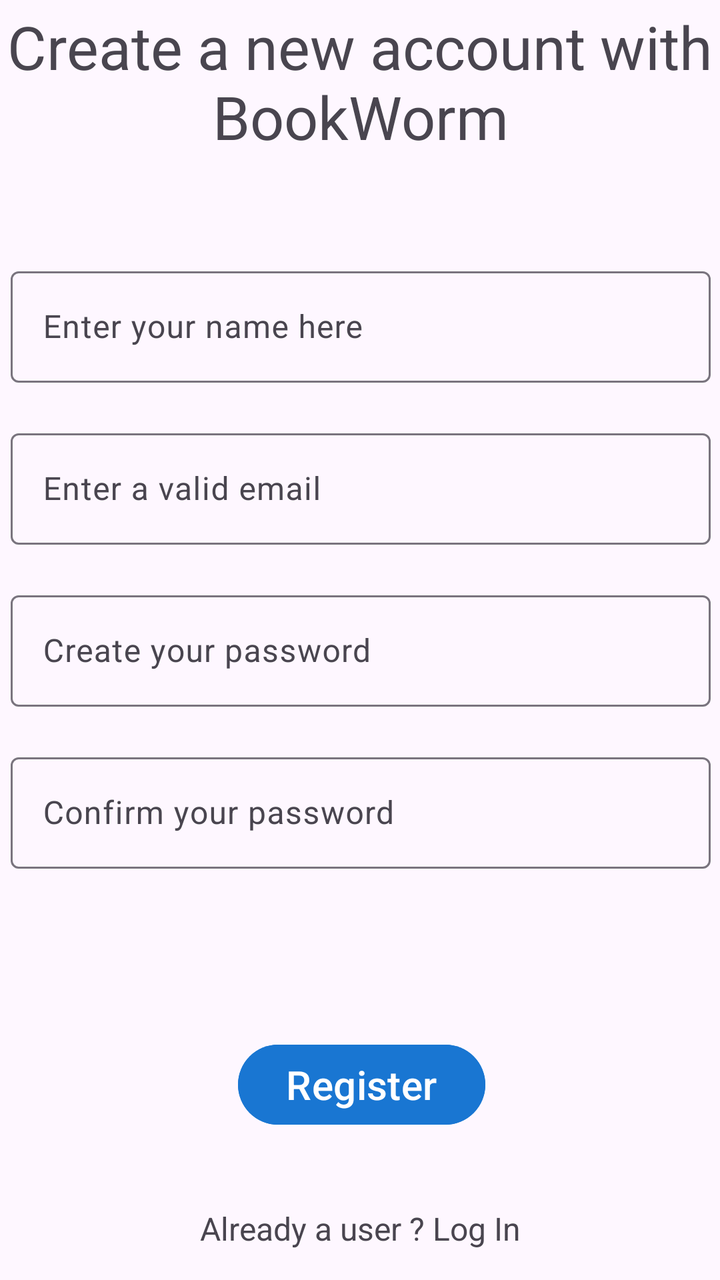
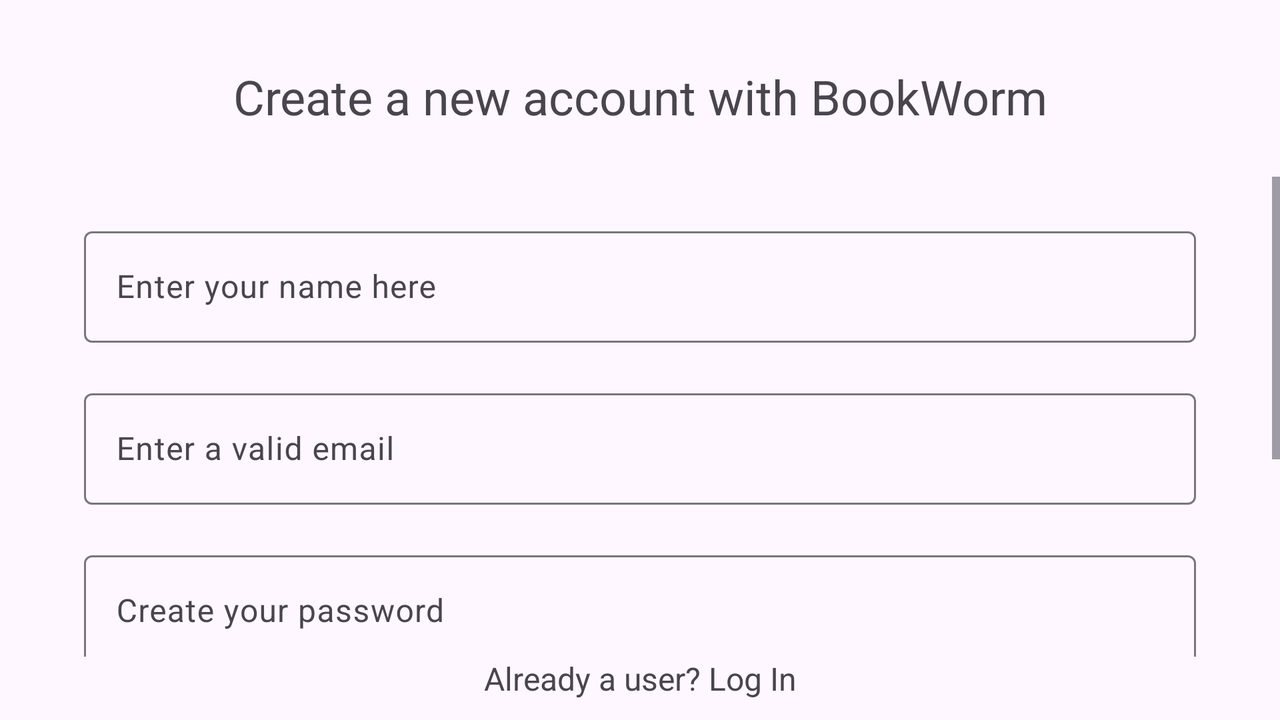

Two renders of one Android screen. The first uses the default layout on a phone; the second uses the alternative layout the repository ships for a different screen configuration, on a matching device. The two XML files are below.
<!-- AndroidManifest.xml: application theme Theme.Bookworm -->
<!-- res/layout/activity_register.xml -->
<?xml version="1.0" encoding="utf-8"?>
<androidx.constraintlayout.widget.ConstraintLayout xmlns:android="http://schemas.android.com/apk/res/android"
    xmlns:app="http://schemas.android.com/apk/res-auto"
    xmlns:tools="http://schemas.android.com/tools"
    android:layout_width="match_parent"
    android:layout_height="match_parent"
    tools:context=".RegisterActivity">

    <TextView
        android:id="@+id/registerHeader"
        android:layout_width="wrap_content"
        android:layout_height="wrap_content"
        android:layout_marginTop="55dp"
        android:layout_marginBottom="30dp"
        android:text="Create a new account with BookWorm"
        android:textAlignment="center"
        android:textSize="30sp"

        app:layout_constraintBottom_toTopOf="@+id/constraintLayout2"
        app:layout_constraintStart_toStartOf="parent"
        app:layout_constraintTop_toTopOf="parent" />

    <androidx.constraintlayout.widget.ConstraintLayout
        android:id="@+id/constraintLayout2"
        android:layout_width="390dp"
        android:layout_height="472dp"
        android:layout_marginStart="9dp"
        android:layout_marginEnd="9dp"
        android:layout_marginBottom="112dp"
        android:padding="10dp"
        app:layout_constraintBottom_toBottomOf="parent"
        app:layout_constraintEnd_toEndOf="parent"
        app:layout_constraintStart_toStartOf="parent"
        app:layout_constraintTop_toBottomOf="@+id/registerHeader">

        <com.google.android.material.textfield.TextInputLayout
            android:id="@+id/textInputLayout"
            android:layout_width="0dp"
            android:layout_height="wrap_content"
            android:layout_marginStart="10dp"
            android:layout_marginTop="12dp"
            android:layout_marginEnd="10dp"
            app:layout_constraintEnd_toEndOf="parent"
            app:layout_constraintHorizontal_bias="0.0"
            app:layout_constraintStart_toStartOf="parent"
            app:layout_constraintTop_toTopOf="parent">

            <com.google.android.material.textfield.TextInputEditText
                android:id="@+id/registerName"
                android:layout_width="match_parent"
                android:layout_height="wrap_content"
                android:hint="Enter your name here" />
        </com.google.android.material.textfield.TextInputLayout>

        <com.google.android.material.textfield.TextInputLayout
            android:id="@+id/textInputLayout2"
            android:layout_width="0dp"
            android:layout_height="wrap_content"
            android:layout_marginStart="10dp"
            android:layout_marginTop="20dp"
            android:layout_marginEnd="10dp"
            app:layout_constraintEnd_toEndOf="parent"
            app:layout_constraintStart_toStartOf="parent"
            app:layout_constraintTop_toBottomOf="@+id/textInputLayout">

            <com.google.android.material.textfield.TextInputEditText
                android:id="@+id/registerEmail"
                android:layout_width="match_parent"
                android:layout_height="wrap_content"
                android:hint="Enter a valid email" />
        </com.google.android.material.textfield.TextInputLayout>

        <com.google.android.material.textfield.TextInputLayout
            android:id="@+id/textInputLayout3"
            android:layout_width="0dp"
            android:layout_height="wrap_content"
            android:layout_marginStart="10dp"
            android:layout_marginTop="20dp"
            android:layout_marginEnd="10dp"
            app:layout_constraintEnd_toEndOf="parent"
            app:layout_constraintStart_toStartOf="parent"
            app:layout_constraintTop_toBottomOf="@+id/textInputLayout2">

            <com.google.android.material.textfield.TextInputEditText
                android:id="@+id/registerPassword1"
                android:layout_width="match_parent"
                android:layout_height="wrap_content"
                android:hint="Create your password" />
        </com.google.android.material.textfield.TextInputLayout>

        <com.google.android.material.textfield.TextInputLayout
            android:id="@+id/textInputLayout4"
            android:layout_width="0dp"
            android:layout_height="wrap_content"
            android:layout_marginStart="10dp"
            android:layout_marginTop="20dp"
            android:layout_marginEnd="10dp"
            app:layout_constraintEnd_toEndOf="parent"
            app:layout_constraintStart_toStartOf="parent"
            app:layout_constraintTop_toBottomOf="@+id/textInputLayout3">

            <com.google.android.material.textfield.TextInputEditText
                android:id="@+id/registerPassword2"
                android:layout_width="match_parent"
                android:layout_height="wrap_content"
                android:hint="Confirm your password" />
        </com.google.android.material.textfield.TextInputLayout>

        <Button
            android:id="@+id/btnSubmitRegister"
            android:layout_width="wrap_content"
            android:layout_height="wrap_content"
            android:layout_marginStart="127dp"
            android:layout_marginEnd="127dp"
            android:layout_marginBottom="4dp"
            android:backgroundTint="@color/buttonPrimary"
            android:text="Register"
            android:textSize="20sp"
            app:layout_constraintBottom_toBottomOf="parent"
            app:layout_constraintEnd_toEndOf="@+id/textInputLayout4"
            app:layout_constraintHorizontal_bias="0.2"
            app:layout_constraintStart_toStartOf="parent" />

        <TextView
            android:id="@+id/registerError"
            android:layout_width="wrap_content"
            android:layout_height="wrap_content"
            android:layout_marginEnd="28dp"
            android:layout_marginBottom="16dp"
            android:text="TextView"
            android:textColor="@color/errorColor"
            android:textSize="16sp"
            android:visibility="gone"
            app:layout_constraintBottom_toTopOf="@+id/btnSubmitRegister"
            app:layout_constraintEnd_toEndOf="@+id/btnSubmitRegister" />

    </androidx.constraintlayout.widget.ConstraintLayout>

    <TextView
        android:id="@+id/loginHref"
        android:layout_width="wrap_content"
        android:layout_height="wrap_content"
        android:layout_marginTop="23dp"
        android:text="Already a user ? Log In"
        android:textSize="16sp"
        app:layout_constraintEnd_toEndOf="parent"
        app:layout_constraintStart_toStartOf="parent"
        app:layout_constraintTop_toBottomOf="@+id/constraintLayout2" />


</androidx.constraintlayout.widget.ConstraintLayout>
<!-- resources referenced by this layout -->
<resources>
  <color name="buttonPrimary">#1976D2</color>
  <color name="errorColor">#FF1744</color>
  <!-- from res/values-v23/ -->
  <style name="Theme.Bookworm" parent="Base.Theme.Bookworm">
          
          <item name="android:navigationBarColor">@android:color/transparent</item>
          <item name="android:statusBarColor">@android:color/transparent</item>
          <item name="android:windowLightStatusBar">?attr/isLightTheme</item>
      </style>
  <style name="Base.Theme.Bookworm" parent="Theme.Material3.DayNight.NoActionBar">
          
          
      </style>
</resources>
<!-- res/layout-land/activity_register.xml (the repository's variant of the layout above) -->
<!-- drawn on the phone turned sideways -->
<?xml version="1.0" encoding="utf-8"?>
<androidx.constraintlayout.widget.ConstraintLayout xmlns:android="http://schemas.android.com/apk/res/android"
    xmlns:app="http://schemas.android.com/apk/res-auto"
    xmlns:tools="http://schemas.android.com/tools"
    android:layout_width="match_parent"
    android:layout_height="match_parent"
    tools:context=".pages.RegisterActivity">

    <TextView
        android:id="@+id/registerHeader"
        android:layout_width="wrap_content"
        android:layout_height="wrap_content"
        android:layout_marginTop="32dp"
        android:layout_marginBottom="24dp"
        android:text="Create a new account with BookWorm"
        android:textAlignment="center"
        android:textSize="24sp"
        app:layout_constraintBottom_toTopOf="@+id/scrollView"
        app:layout_constraintEnd_toEndOf="parent"
        app:layout_constraintHorizontal_bias="0.5"
        app:layout_constraintStart_toStartOf="parent"
        app:layout_constraintTop_toTopOf="parent" />

    <ScrollView
        android:id="@+id/scrollView"
        android:layout_width="0dp"
        android:layout_height="0dp"
        app:layout_constraintBottom_toTopOf="@+id/loginHref"
        app:layout_constraintEnd_toEndOf="parent"
        app:layout_constraintStart_toStartOf="parent"
        app:layout_constraintTop_toBottomOf="@+id/registerHeader">

        <androidx.constraintlayout.widget.ConstraintLayout
            android:id="@+id/constraintLayout2"
            android:layout_width="match_parent"
            android:layout_height="wrap_content"
            android:layout_marginStart="32dp"
            android:layout_marginEnd="32dp"
            android:layout_marginBottom="24dp"
            android:padding="10dp">

            
            <com.google.android.material.textfield.TextInputLayout
                android:id="@+id/textInputLayout"
                android:layout_width="0dp"
                android:layout_height="wrap_content"
                android:layout_marginTop="12dp"
                app:layout_constraintEnd_toEndOf="parent"
                app:layout_constraintHorizontal_bias="0.0"
                app:layout_constraintStart_toStartOf="parent"
                app:layout_constraintTop_toTopOf="parent">

                <com.google.android.material.textfield.TextInputEditText
                    android:id="@+id/registerName"
                    android:layout_width="match_parent"
                    android:layout_height="wrap_content"
                    android:hint="Enter your name here" />
            </com.google.android.material.textfield.TextInputLayout>

            <com.google.android.material.textfield.TextInputLayout
                android:id="@+id/textInputLayout2"
                android:layout_width="0dp"
                android:layout_height="wrap_content"
                android:layout_marginTop="20dp"
                app:layout_constraintEnd_toEndOf="parent"
                app:layout_constraintStart_toStartOf="parent"
                app:layout_constraintTop_toBottomOf="@+id/textInputLayout">

                <com.google.android.material.textfield.TextInputEditText
                    android:id="@+id/registerEmail"
                    android:layout_width="match_parent"
                    android:layout_height="wrap_content"
                    android:hint="Enter a valid email" />
            </com.google.android.material.textfield.TextInputLayout>

            <com.google.android.material.textfield.TextInputLayout
                android:id="@+id/textInputLayout3"
                android:layout_width="0dp"
                android:layout_height="wrap_content"
                android:layout_marginTop="20dp"
                app:layout_constraintEnd_toEndOf="parent"
                app:layout_constraintStart_toStartOf="parent"
                app:layout_constraintTop_toBottomOf="@+id/textInputLayout2">

                <com.google.android.material.textfield.TextInputEditText
                    android:id="@+id/registerPassword1"
                    android:layout_width="match_parent"
                    android:layout_height="wrap_content"
                    android:hint="Create your password" />
            </com.google.android.material.textfield.TextInputLayout>

            <com.google.android.material.textfield.TextInputLayout
                android:id="@+id/textInputLayout4"
                android:layout_width="0dp"
                android:layout_height="wrap_content"
                android:layout_marginTop="20dp"
                app:layout_constraintEnd_toEndOf="parent"
                app:layout_constraintStart_toStartOf="parent"
                app:layout_constraintTop_toBottomOf="@+id/textInputLayout3">

                <com.google.android.material.textfield.TextInputEditText
                    android:id="@+id/registerPassword2"
                    android:layout_width="match_parent"
                    android:layout_height="wrap_content"
                    android:hint="Confirm your password" />
            </com.google.android.material.textfield.TextInputLayout>

            <Button
                android:id="@+id/btnSubmitRegister"
                android:layout_width="wrap_content"
                android:layout_height="wrap_content"
                android:layout_marginTop="24dp"
                android:backgroundTint="@color/buttonPrimary"
                android:text="Register"
                android:textSize="20sp"
                app:layout_constraintBottom_toBottomOf="parent"
                app:layout_constraintEnd_toEndOf="@+id/textInputLayout4"
                app:layout_constraintHorizontal_bias="0.499"
                app:layout_constraintStart_toStartOf="@+id/textInputLayout4"
                app:layout_constraintTop_toBottomOf="@+id/textInputLayout4"
                app:layout_constraintVertical_bias="0.0" />

            <TextView
                android:id="@+id/registerError"
                android:layout_width="0dp"
                android:layout_height="wrap_content"
                android:text="TextView"
                android:textAlignment="center"
                android:textColor="@color/errorColor"
                android:textSize="16sp"
                android:visibility="invisible"
                app:layout_constraintEnd_toEndOf="parent"
                app:layout_constraintStart_toStartOf="parent"
                app:layout_constraintTop_toBottomOf="@+id/textInputLayout4" />

        </androidx.constraintlayout.widget.ConstraintLayout>
    </ScrollView>

    <TextView
        android:id="@+id/loginHref"
        android:layout_width="wrap_content"
        android:layout_height="wrap_content"
        android:paddingBottom="10dp"
        android:text="Already a user? Log In"
        android:textSize="16sp"
        app:layout_constraintBottom_toBottomOf="parent"
        app:layout_constraintEnd_toEndOf="parent"
        app:layout_constraintStart_toStartOf="parent"
        app:layout_constraintTop_toBottomOf="@+id/scrollView" />

</androidx.constraintlayout.widget.ConstraintLayout>
